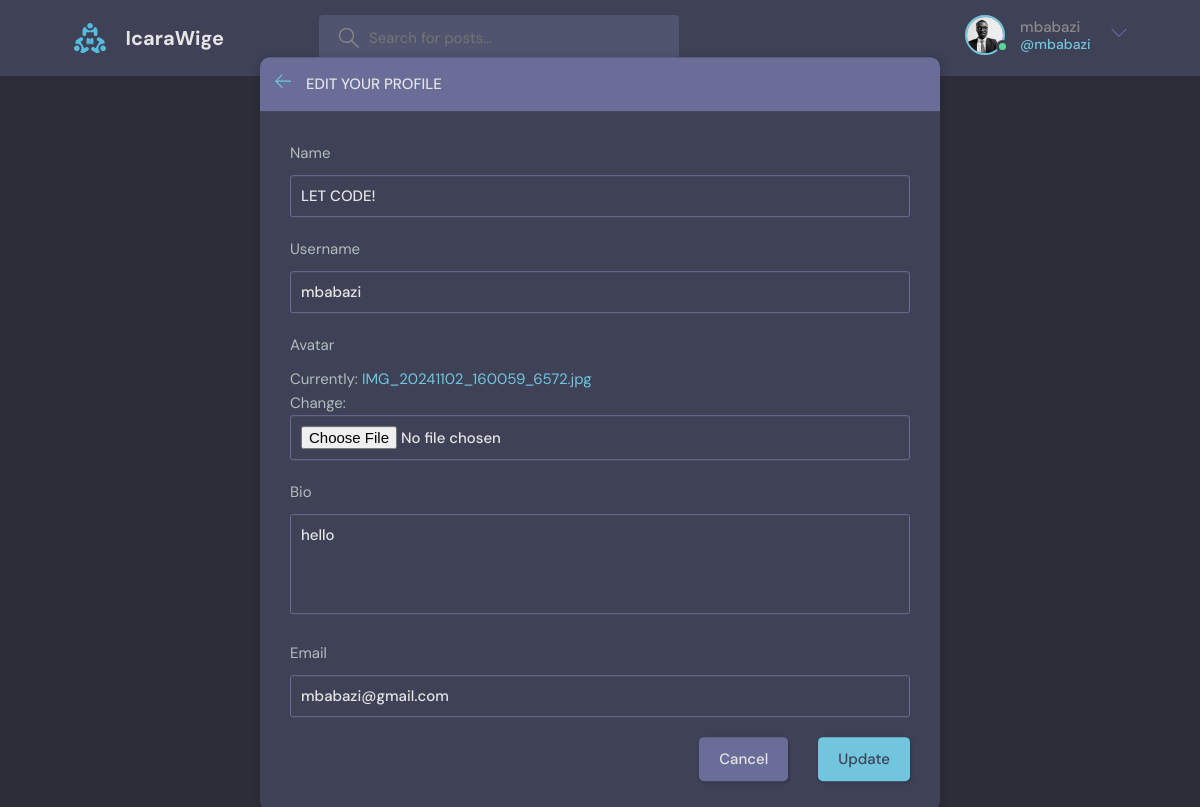
The page /updateu/ (signed in) on the database its author committed.
### base/models.py (models this page shows)
class User(AbstractUser):
    username =models.CharField(max_length=200, null=True)
    name = models.CharField(max_length=200, null=True)
    email = models.EmailField(unique=True)
    bio = models.TextField(null=True, blank=True)
    avatar=models.ImageField(null=True,default="avatar.svg")
    USERNAME_FIELD = 'email'
    REQUIRED_FIELDS = []
    objects = UserManager()

### base/views.py (the view)
# urls.py: path('updateu/', views.updateUser, name='updateu'),
@login_required(login_url='login')
def updateUser(request):
    user=request.user
    form=UserForm(instance=request.user)
    if request.method == 'POST':
        form=UserForm(request.POST,request.FILES, instance=user)
        if form.is_valid():
            form.save()
            return redirect('profile',pk=user.id)
    return render(request ,'base/edit-user.html',{'form':form})

### base/form.py
class UserForm(ModelForm):
    class Meta:
        model=User
        fields=['name','username','avatar','bio','email']

### base/templates/base/edit-user.html (shortened to what this page needs)
{%extends 'base/nav.html'%}
   {%block content%}
    <main class="update-account layout">
        <div class="container">
            <div class="layout__box">
                <div class="layout__boxHeader">
                    <div class="layout__boxTitle">
                        <a href="{%url 'home'%}">
                            <svg version="1.1" xmlns="http://www.w3.org/2000/svg" width="32" height="32"
                                viewBox="0 0 32 32">
                                <title>arrow-left</title>
                                <path
                                    d="M13.723 2.286l-13.723 13.714 13.719 13.714 1.616-1.611-10.96-10.96h27.625v-2.286h-27.625l10.965-10.965-1.616-1.607z">
                                </path>
                            </svg>
                        </a>
                        <h3>Edit your profile</h3>
                    </div>
                </div>
                <div class="layout__body">
                    <form class="form" action="#" method="POST" enctype="multipart/form-data">
                      {%for field in form%}
                        <div class="form__group">
                            <label for="profile_pic">{{field.label}}</label>
                            {{field}}
                        </div>
                   {%endfor%}
                   <div class="form__action">
                    <a class="btn btn--dark" href="" >Cancel</a>
                    <button class="btn btn--main" type="submit">Update</button>
                   </div>
                    </form>
                </div>
            </div>
        </div>
    </main>
  </body>
</html>
{%endblock content%}

### base/templates/base/navbar.html (shortened to what this page needs)
{%load static%}
<header class="header header--loggedIn">
    <div class="container">
      <a href="{%url 'land'%}" class="header__logo">
        <img src="{% static 'images/logo.svg'%}" />
        <h1>IcaraWige</h1>
      </a>
      <form class="header__search" method="GET" action="{%url 'home'%}">
        <label>
          <input name="q" placeholder="Search for posts..." />
        </label>
      </form>
      <nav class="header__menu">
{%if request.user.is_authenticated%}
        <div class="header__user">
          <a href="{%url 'home'%}">
            <div class="avatar avatar--medium active">
              <img src="{{request.user.avatar.url}}" />
            </div>
            <p>{{request.user.username}}<span>@{{request.user.username}}</span></p>
          </a>
          <button class="dropdown-button">
            <svg version="1.1" xmlns="http://www.w3.org/2000/svg" width="32" height="32" viewBox="0 0 32 32">
              <title>chevron-down</title>
              <path d="M16 21l-13-13h-3l16 16 16-16h-3l-13 13z"></path>
            </svg>
          </button>
        </div>
        {%else%}
        <a href="{% url 'login' %}">
          <img src="{% static 'images/avatar.svg' %}" />
          <p>Login</p>
        </a>
        {%endif%}
      </nav>
    </div>
  </header>

### rows shown on the page
User: user.avatar (picture), user.username "mbabazi", form "LET CODE!" "mbabazi" "hello" "mbabazi@gmail.com"

### other values the page prints
{{ field.label }} "Name" "Username" "Avatar" "Bio" "Email"
